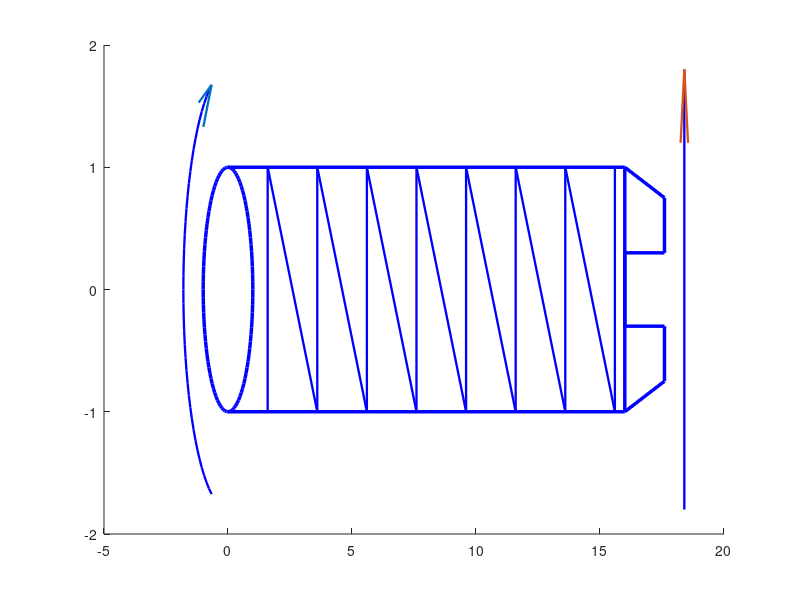

Write MATLAB code to recreate this figure. (Note: this script raises an error after producing the figure.)
%ILLRARM  Illustrate flexible robotarm in plot

%       Copyright (c) I. Kollar and Vrije Universiteit Brussel, ELEC, 1991-99
%       All rights reserved.
%       $Revision: $
%       Last modified: 21-Mar-1999

lw=2.5; xl=25; xf=1/6; N=100; rl=16;
figure
set(gcf,'tag','illrarm')
clf, ha=gca;
angvect=[0:N]'/N*2*pi;
set(gca,'defaultlinelinewidth',lw), hold on
hc=plot(sin(angvect),cos(angvect),'b');
fr=2/5; af=[-angvect(N*fr/2:-1:1);angvect(2:N*fr/2)];
hc2=plot(-1.8*cos(af),1.8*sin(af),'b','linewidth',lw*2/3);
x=get(hc2,'xdata'); y=get(hc2,'ydata');
p1=[x(end);y(end)];
p2=[x(end-1);y(end-1)];
arr=[p1+5*(p2-p1)+[0;0.08],p1,p1+3.2*(p2-p1)-[0;0.2]];
harr=plot(arr(1,:),arr(2,:),'linewidth',lw*2/3);
plot([0,rl,rl,0],[1,1,-1,-1],'b')
plot(rl+[0,rl/10,rl/10,0,0,rl/10,rl/10,0],...
  [1,0.75,0.3,0.3,-0.3,-0.3,-0.75,-1],'b')
plot(0.6+[1,1,3,3,5,5,7,7,9,9,11,11,13,13,15,15],...
  [-1,1,-1,1,-1,1,-1,1,-1,1,-1,1,-1,1,-1,1],'b','linewidth',lw*2/3)
plot(rl*1.15*[1,1],1.8*[-1,1],'b','linewidth',lw*2/3)
plot(rl*1.15+[-0.15,0,.15],[1.2,1.8,1.2],'linewidth',lw*2/3)
text(x(1),-2.8,'u(t)','horizontalal','center')
text(rl*1.15,-2.8,'y(t)','horizontalal','center')

title('Sketch of robot arm')
if ~strncmp(version,'5.2',3), set(gcf,'toolbar','none'), end
axis('square')

set(gca,'xlim',[-xf*xl,(1-xf)*xl],'ylim',[-xl/2,xl/2])
figure(gcf)
